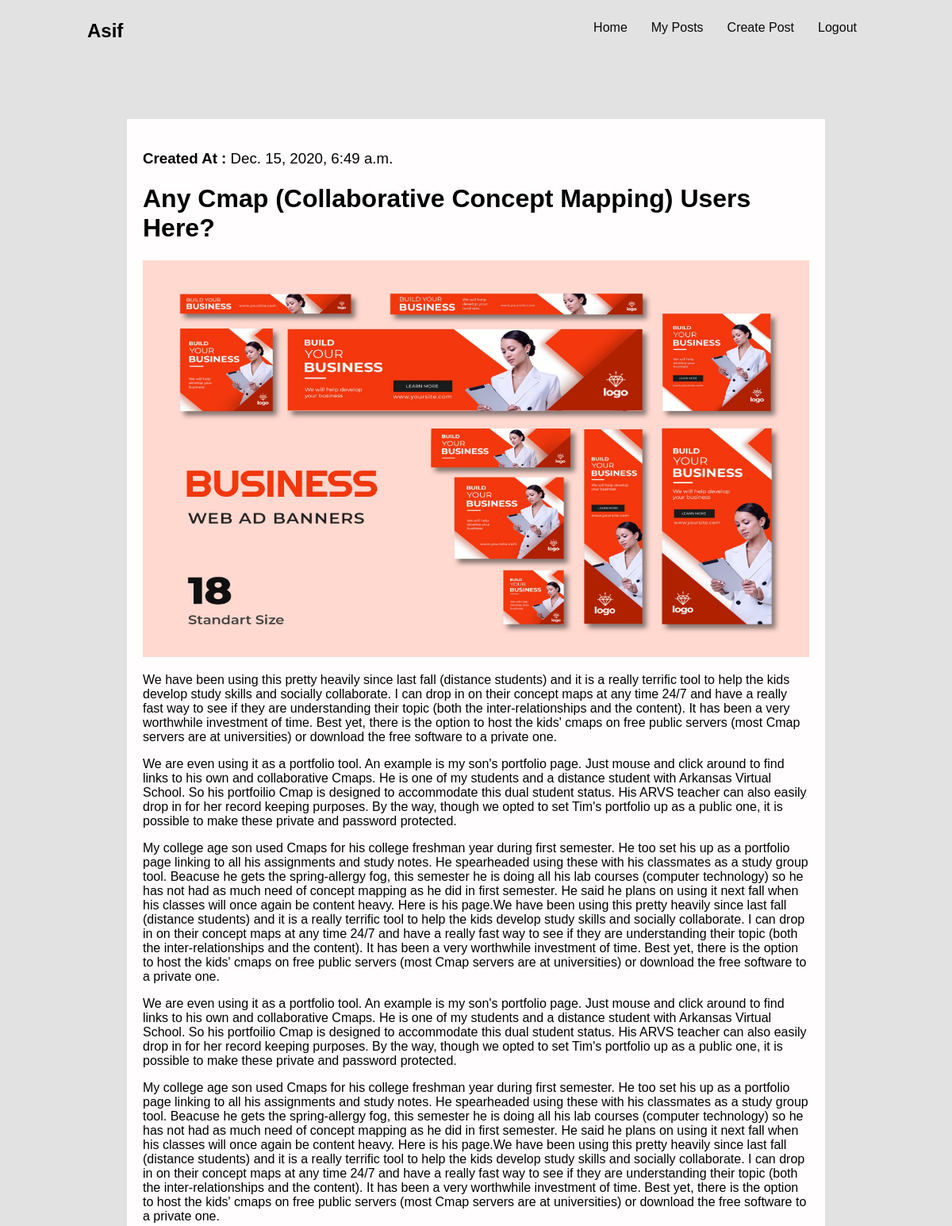
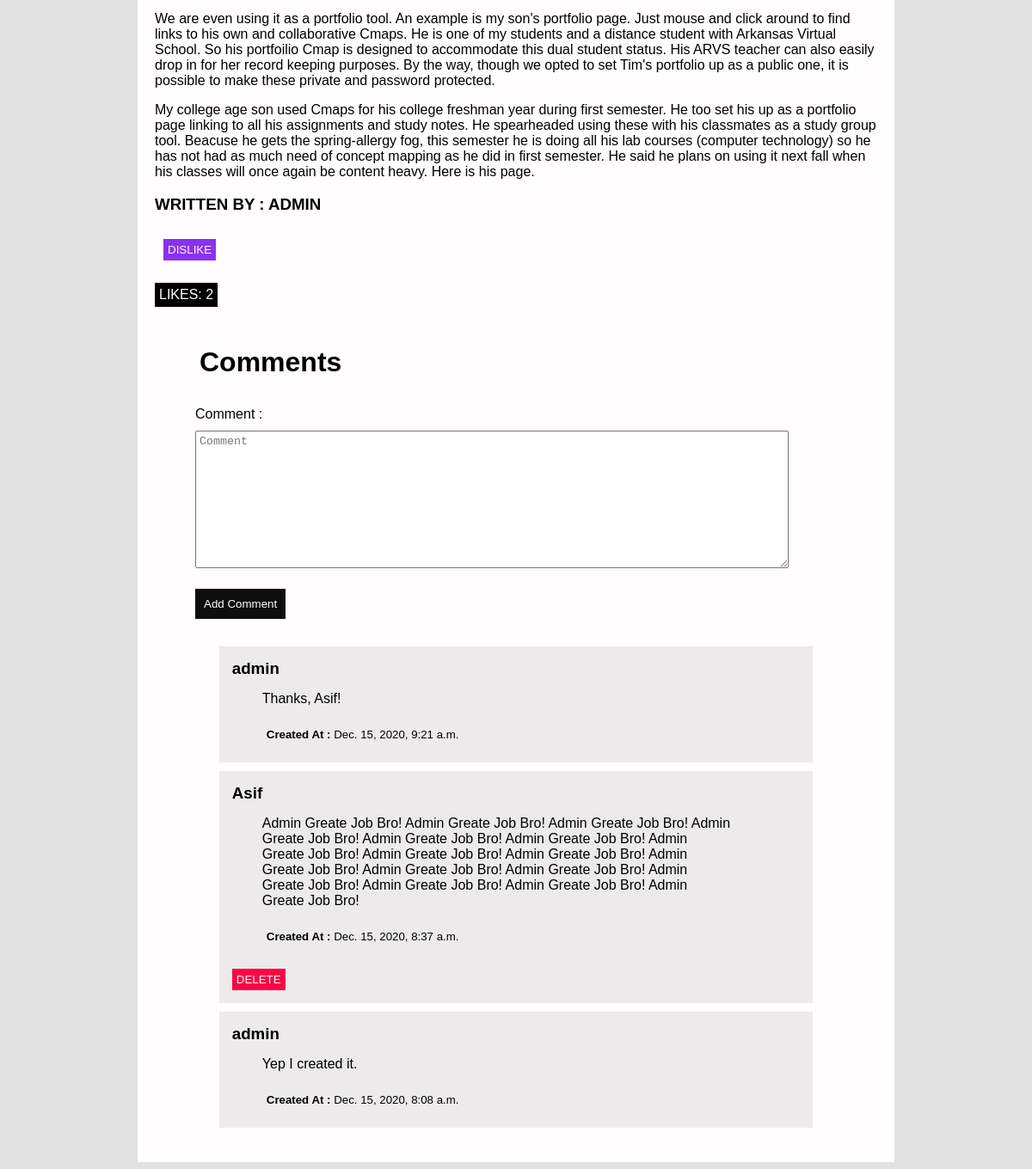
/posts/15 (signed in), run on the app's committed database (2 pictures, top to bottom).
### blog/models.py (models this page shows, shortened)
class Blog(models.Model):
       owner = models.ForeignKey(User, on_delete=models.CASCADE, related_name="blog")
       title = models.CharField(max_length=1000)
       short_body = models.CharField(max_length=5000)
       blog_img = models.ImageField(upload_to = 'media/')
       body = models.TextField()
       like = models.ManyToManyField(User, related_name='blog_posts')
       created_time = models.DateTimeField(auto_now_add=True, null=True)
       def get_likes(self):
              return "\n".join([str(p) for p in self.like.all()])
       class Meta:
              ordering = ['-id']

class Comment(models.Model):
       owner = models.ForeignKey(User, on_delete=models.CASCADE, related_name='comment')
       blog = models.ForeignKey(
              Blog,
              on_delete=models.CASCADE,
              related_name="comnents"
       )
       body = models.TextField()
       like = models.ManyToManyField(User, related_name="blog_comments", blank=True)
       created_time = models.DateTimeField(auto_now_add=True)
       class Meta:
              ordering = ['-id']

### blog/views.py (the view, shortened to what this page needs)
# urls.py: path("posts/<int:pk>", views.PostDetailView.as_view(), name="post_detail")
class PostDetailView(generic.View):
       def get(self, request, pk):
              post = get_object_or_404(Blog, pk=pk)
              comments = post.comnents.all()
              comment_form = CreateCommentForm()
              data = {
                     "post":post,
                     "user":request.user,
                     'comments':comments,
                     'comment_form':comment_form,
                     'like':post.like.filter(id=request.user.id).exists()
              }
              return render(request, 'post_detail.html', context=data)

### blog/forms.py
class CreateCommentForm(forms.Form):
       body = forms.CharField(widget=forms.Textarea(attrs={"placeholder":"Comment"}), label='Comment ')

### templates/post_detail.html (shortened to what this page needs)
<!DOCTYPE html>
<html lang="en">
<head>
       {% load static %}
       <link rel="stylesheet" href="{% static '/styles/detail.css' %}">
</head>
<body>
       <nav class="navbar">
              <h1 class="user">{{ user }}</h1>
              <ul>
                     <li><a href="{% url 'home' %}">Home</a></li>
                     <li><a href="{% url 'myposts' %}">My Posts</a></li>
                     <li><a href="{% url 'create_post' %}">Create Post</a></li>
                     <li><a href="{% url 'logout' %}">Logout</a></li>
              </ul>
       </nav>
       <div class="post">
              <h3>Created At : <span class="created_time">{{ post.created_time }}</span></h3>
              <a class="title" href=""><h1 class="post_title">{{ post.title }}</h1></a>
              <img width="60%" height="500px" src="{{post.blog_img.url}}" alt="">
              <p class="post_body">{{ post.body | linebreaks }}</p>
              <h3 style="text-transform: uppercase;">Written by : {{ post.owner }}</h3>
              <form action="/posts/{{ post.id }}" method="post">
                     {% if like %}
                            <input class="dislike-btn" type="submit" id="" value="dislike">
                     {% else %}
                            <input class="like-btn" type="submit" id="" value="like">
                     {% endif %}
              </form>
              <p class="likes-count">Likes: {{ post.get_likes | wordcount}}</p>
              <br>
              <div class="comments">
                     <h1 class="comment-head">Comments</h1>
                     <form class="comment_form" method="POST" action="/createcomment/{{ post.id }}" >
                            {{ comment_form }}
                            <button type="submit">Add Comment</button>
                     </form>
                     {% for comment in comments %}
                            <div class="comment">
                                   <h3 class="from_comment">{{ comment.owner }}</h3>
                                   <p class="comment_body">{{ comment.body }}</p>
                                   <h5>Created At : <span class="created_time">{{ comment.created_time }}</span></h5>
                                   <form method="POST" id="delete_comment" action="/deletecomment/{{comment.id}}">
                                          {% if comment.owner == user %}
                                                 <input class="delete-btn" type="submit"  value="Delete">
                                          {% endif %}
                                   </form>
                            </div>
                     {% endfor %}
              </div>
       </div>
</body>
</html>

### blog/static/styles/detail.css (style rules this page uses)
body { margin: 0px; padding: 0px; font-family: Verdana, Geneva, Tahoma, sans-serif; background: #e2e2e2; }
.user { margin: 15px 100px; }
.navbar { padding: 10px; width: 90%; display: flex; justify-content: space-between; }
.navbar ul { display: flex; list-style: none; }
.navbar ul li { margin: 0 10px; }
.navbar ul li a { text-decoration: none; padding: 10px; color: rgb(8, 8, 8); transition: 0.3s; text-decoration: none; }
.navbar ul li a::after { content: ''; display: block; width: 0; margin-top: 10px; height: 2px; background: #000; transition: width .3s; }
.post { width: 70%; margin: 50px auto; background: rgb(255, 253, 253); padding: 20px; font-family: Verdana, Geneva, Tahoma, sans-serif; }
.title { text-decoration: none; color: black; }
.post img { width: 100%; }
.likes-count { background-color: black; color: white; padding: 5px; border: none; display: inline-block; text-transform: uppercase; }
.dislike-btn { background-color: rgb(138, 49, 240); color: rgb(255, 249, 249); padding: 5px; border: none; margin: 10px; text-transform: uppercase; }
.delete-btn { background-color: rgb(252, 5, 67); text-transform: uppercase; color: rgb(255, 249, 249); padding: 5px; border: none; margin: 10px; }
.created_time { font-weight: 500; }
.comment-head { margin: 20px 10px; }
.comments { width: 90%; background: rgb(255, 253, 253); margin: 0 auto; padding: 10px 10px; }
.comment { width: 90%; margin: 10px auto; background: rgb(236, 234, 234); padding: 5px 5px; }
.comment h3 { margin: 10px 10px; }
.comment h5 { padding: 10px; }
.comment p { padding: 5px; width: 80%; }
.comment p, h5 { margin: 10px 40px; }
.comment_form { padding: 5px 5px; margin: 1% auto; width: 90%; color: rgb(3, 3, 3); display: inline-block; }
.comment_form textarea { padding: 4px; width: 100%; margin: 10px auto; }
.comment_form button { background: rgb(14, 14, 14); color: white; padding: 10px; border: none; margin: 10px auto; }

### data on the page
Blog: created_time "Dec. 15, 2020, 6:49 a.m.", title "Any Cmap (Collaborative Concept Mapping) Users Here?", blog_img (picture), body "We have been using this pretty heavily since last fall (distance students) and it is a really terrific tool to help the kids develop study skills and socially collaborate. I can drop in on their concept maps at any time 24/7 and have a really fast way to see if they are understanding their topic (both the inter-relationships and the content). It has been a very worthwhile investment of time. Best yet, there is the option to host the kids' cmaps on free public servers (most Cmap servers are at universities) or download the free software to a private one. We are even using it as a portfolio tool. An example is my son's portfolio page. Just mouse and click around to find links to his own and…", owner "ADMIN", get_likes "2"
Comment: owner "admin", body "Thanks, Asif!", created_time "Dec. 15, 2020, 9:21 a.m."
Comment: owner "Asif", body "Admin Greate Job Bro! Admin Greate Job Bro! Admin Greate Job Bro! Admin Greate Job Bro! Admin Greate Job Bro! Admin Greate Job Bro! Admin Greate Job Bro! Admin Greate Job Bro! Admin Greate Job Bro! Admin Greate Job Bro! Admin Greate Job Bro! Admin Greate Job Bro! Admin Greate Job Bro! Admin Greate Job Bro! Admin Greate Job Bro! Admin Greate Job Bro!", created_time "Dec. 15, 2020, 8:37 a.m."
Comment: owner "admin", body "Yep I created it.", created_time "Dec. 15, 2020, 8:08 a.m."

### other printed values
{{ user }} "Asif"
